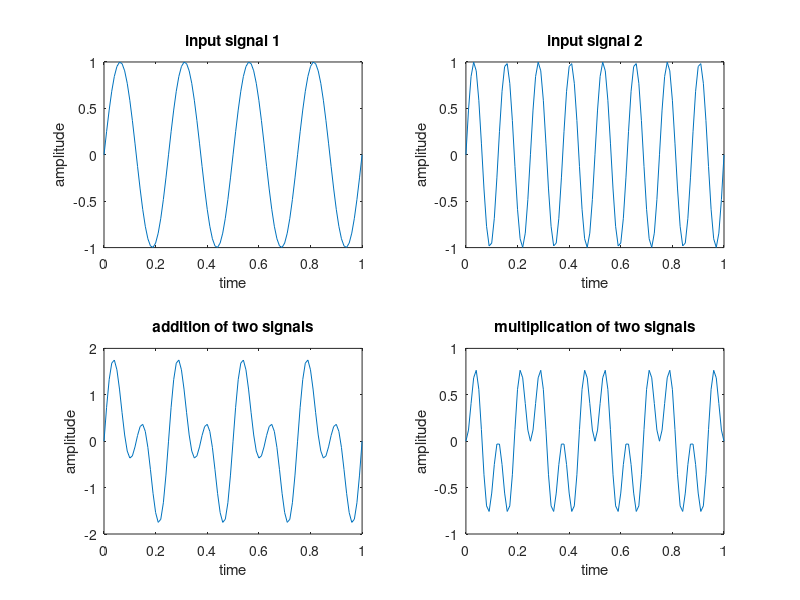
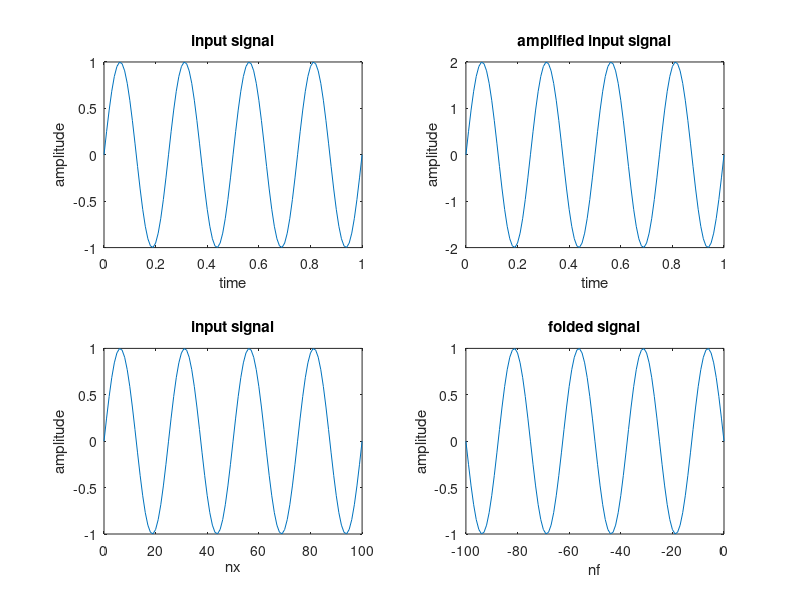
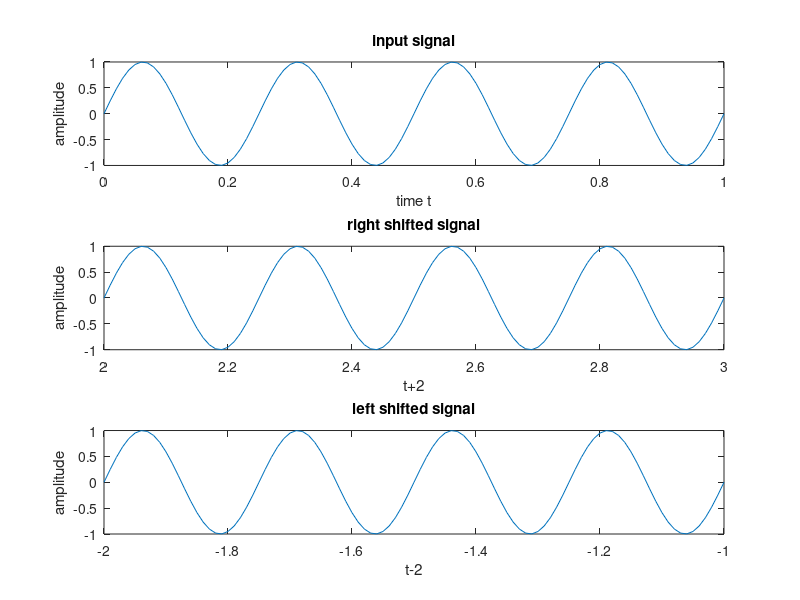
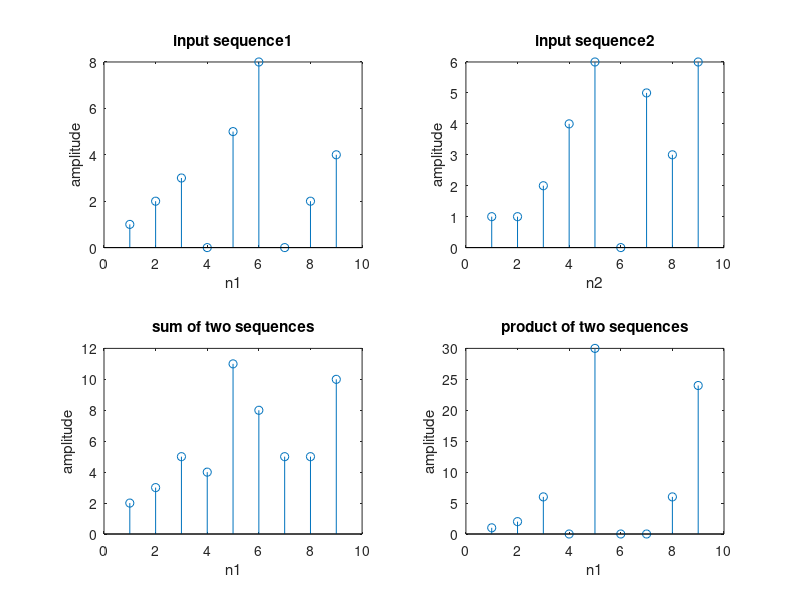

MATLAB code to generate these figures, in order:
clc; clear all; close all;
% generating two input signals
t=0:.01:1;
x1=sin(2*pi*4*t);
x2=sin(2*pi*8*t);
subplot(2, 2, 1);
plot(t, x1);
xlabel('time');
ylabel('amplitude');
title('input signal 1');
subplot(2, 2, 2);
plot(t, x2);
xlabel('time');
ylabel('amplitude');
title('input signal 2');
% addition of signals
y1=x1+x2;
subplot(2, 2, 3);
plot(t, y1);
xlabel('time');
ylabel('amplitude');
title('addition of two signals');
% multiplication of signals
y2=x1.*x2;
subplot(2,2,4);
plot(t, y2);
xlabel('time');
ylabel('amplitude');
title('multiplication of two signals');
% scaling of a signal1
A=2;
y3=A*x1;
figure;
subplot(2, 2, 1);
plot(t, x1);
xlabel('time');
ylabel('amplitude');
title('input signal')
subplot(2, 2, 2);
plot(t, y3);
xlabel('time');
ylabel('amplitude');
title('amplified input signal');
% folding of a signal1
h=length(x1);
nx=0:h-1;
subplot(2, 2, 3);
plot(nx,x1);
xlabel('nx');
ylabel('amplitude');
title('input signal')
y4=fliplr(x1);
nf=-fliplr(nx);
subplot(2, 2, 4);
plot(nf, y4);
xlabel('nf');
ylabel('amplitude');
title('folded signal');
%shifting of a signal 1
figure;
subplot(3, 1, 1);
plot(t, x1);
xlabel('time t');
ylabel('amplitude');
title('input signal');
subplot(3, 1, 2);
plot(t+2, x1);
xlabel('t+2');
ylabel('amplitude');
title('right shifted signal');
subplot(3, 1, 3);
plot(t-2,x1);
xlabel('t-2');
ylabel('amplitude');
title('left shifted signal');
%operations on sequences
n1=1:1:9;
s1=[1 2 3 0 5 8 0 2 4];
figure;
subplot(2, 2, 1);
stem(n1, s1);
xlabel('n1');
ylabel('amplitude');
title('input sequence1');
s2=[1 1 2 4 6 0 5 3 6];
subplot(2, 2, 2);
stem(n1, s2);
xlabel('n2');
ylabel('amplitude');
title('input sequence2');
% addition of sequences
s3=s1+s2;
subplot(2, 2, 3);
stem(n1, s3);
xlabel('n1');
ylabel('amplitude');
title('sum of two sequences');
% multiplication of sequences
s4=s1.*s2;
subplot(2, 2, 4);
stem(n1, s4);
xlabel('n1');
ylabel('amplitude');
title('product of two sequences');
